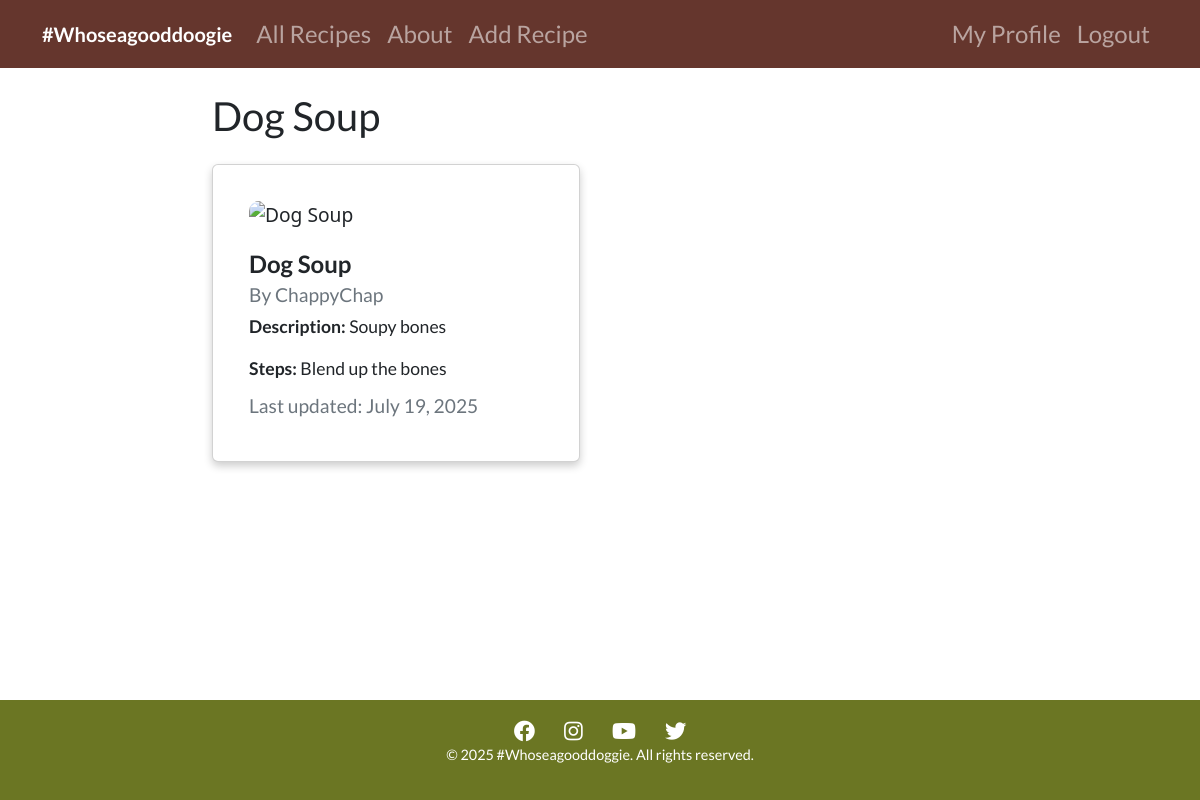
Screenshot of /recipe/recipe/8 (signed in) with the database file from the repository.
### recipes/models.py (models this page shows, shortened)
class Recipe(models.Model):
    title = models.CharField(max_length=100)
    description = models.TextField()
    steps = models.TextField(default="No steps provided.")  # New field for recipe steps  # New field for recipe steps
    author = models.ForeignKey(User, on_delete=models.CASCADE)
    created_at = models.DateTimeField(auto_now_add=True)
    updated_at = models.DateTimeField(auto_now=True)
    image = CloudinaryField('image', blank=True, null=True)  # Field for image upload

### recipes/views.py (the view)
# urls.py: path('recipe/<int:pk>', views.RecipeDetailView.as_view(), name="recipes-detail"),
class RecipeDetailView(LoginRequiredMixin, DetailView):
    model = Recipe

### recipes/templates/recipes/recipe_detail.html (shortened to what this page needs)
{% extends "recipes/base.html" %}
{% block content %}
<h1>{{ object.title }}</h1>
<div class="card my-4">
  <div class="card-body">
    {% if object.image %}
    <img src="{{ object.image.url }}" alt="{{ object.title }}" class="recipe-image">
    {% endif %}
    <h5 class="card-title">{{ object.title }}</h5>
    <h6 class="card-subtitle mb-2 text-muted">By {{ object.author }}</h6>
    <p class="card-text"><strong>Description:</strong> {{ object.description }}</p>
    <p class="card-text"><strong>Steps:</strong> {{ object.steps }}</p>
    <h6 class="card-subtitle mb-2 text-muted">
      Last updated: {{ object.updated_at|date:"F d, Y" }}
    </h6>
  </div>
</div>
{% endblock content %}

### static/assets/css/styles.css (style rules this page uses)
body { font-family: 'Lato', sans-serif; margin: 0; padding: 0; box-sizing: border-box; background-image: url('/static/assets/images/Paws2.jpg'); background-size: cover; background-repeat: no-repeat; background-attachment: fixed; background-position: center; color: #fff; padding-bottom: 200px; }
h1, h2, h3, h4, h5, h6 { font-family: 'Lato', sans-serif; font-weight: 700; }
p, a, button { font-family: 'Lato', sans-serif; font-weight: 400; }
.card { flex: 1 1 calc(50% - 20px); max-width: calc(50% - 20px); box-sizing: border-box; padding: 20px; margin: 0; box-shadow: 0 4px 8px rgba(0, 0, 0, 0.2); border-radius: 10px; font-size: 1.2rem; }
.card-title { font-size: 1.5rem; font-weight: bold; }
.card-subtitle { font-size: 1.2rem; color: #6c757d; }
.card-text { font-size: 1.1rem; }
.recipe-image { max-width: 100%; max-height: 200px; object-fit: cover; border-radius: 10px; margin-bottom: 20px; }

### rows the page displays
Recipe: title "Dog Soup", author "ChappyChap", description "Soupy bones", steps "Blend up the bones", updated_at "July 19, 2025"
